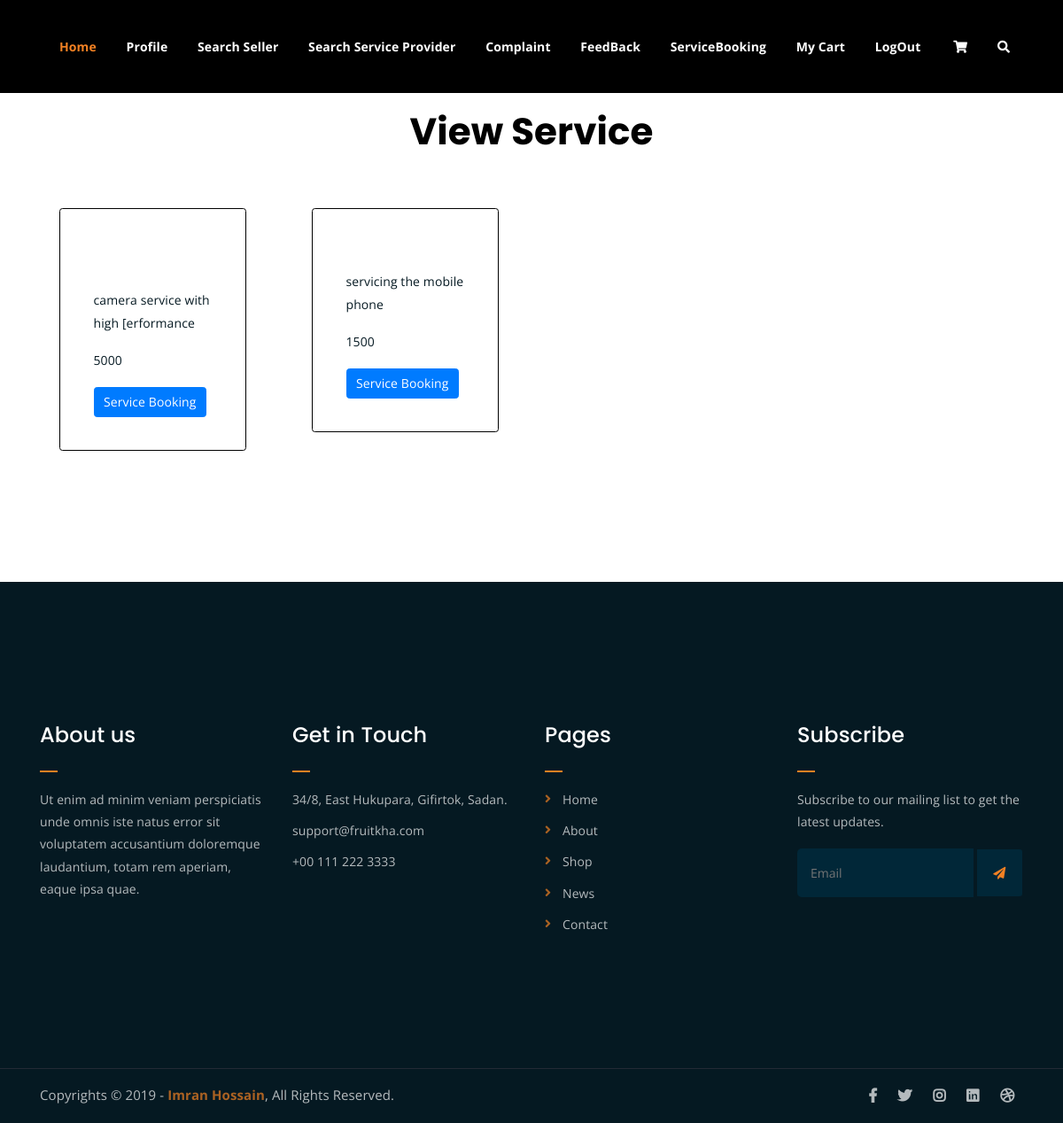
The page /User/viewservices/1 on the database its author committed.
### ServiceProvider/models.py (models this page shows)
class tbl_services(models.Model):
    name=models.CharField(max_length=50)
    rate=models.IntegerField()
    details=models.CharField(max_length=50)
    service=models.ForeignKey(tbl_service,on_delete=models.CASCADE)
    serviceprovider=models.ForeignKey(tbl_serviceprovider,on_delete=models.CASCADE)

### User/views.py (the view)
# urls.py: path('viewservices/<int:vid>',views.viewservices,name="ViewServices"),
def viewservices(request,vid):
    sdata=tbl_serviceprovider.objects.get(id=vid)
    rdata=tbl_services.objects.filter(serviceprovider=sdata)
    return render(request,"User/ViewServices.html",{'rdata':rdata})

### User/Templates/User/ViewServices.html (shortened to what this page needs)
{% extends 'User/header.html'%}
{% load static %}
{% block content %}
<!DOCTYPE html>
<html lang="en">
<head>
</head>
<body>
    <center><h2 style="color: black">View Service</h2></center>
    <form action="" method="post" id="">
        <div class="container mt-5">
            <div class="row">
                {% for i in rdata %}
                <div class="col-md-3">
                    <div class="card" style="border: 1px solid black; margin: 22px; padding: 20px;">
                        <div class="card-body">
                            <h5 class="card-title">{{ i.name }}</h5>
                            <p class="card-text">{{ i.details }}</p>
                            <p class="card-text">{{ i.rate }}</p>
                            <a href="{% url 'User:ServiceBooking' i.id %}" class="btn btn-primary">Service Booking</a>
                        </div>
                    </div>
                </div>
                {% endfor %}
            </div>
        </div>
    </form>
</body>
</html>
{% endblock content %}

### Guest/static/Main/assets/css/main.css (style rules this page uses)
html { font-size: 14px; font-weight: 400; line-height: 28px; height: 100%; }
body { font-family: "Open Sans", sans-serif; font-weight: 400; font-size: 1rem; letter-spacing: 0.1px; line-height: 1.8; color: #051922; overflow-x: hidden; }
a { cursor: pointer; text-decoration: none; -webkit-transition: all 0.2s ease-in-out; -o-transition: all 0.2s ease-in-out; transition: all 0.2s ease-in-out; }
h1, .h1, h2, .h2, h3, .h3, h4, .h4, h5, .h5, h6, .h6 { font-family: "Poppins", sans-serif; font-weight: 700; margin: 0 0 1.25rem 0; color: white; }
h1:last-child, .h1:last-child, h2:last-child, .h2:last-child, h3:last-child, .h3:last-child, h4:last-child, .h4:last-child, h5:last-child, .h5:last-child, h6:last-child, .h6:last-child { margin: 0; }
h2, .h2 { font-size: 3rem; font-weight: 700; line-height: 3.25rem; }
h5, .h5 { font-size: 1.25rem; font-weight: 700; line-height: 1.5rem; }
p { font-family: "Open Sans", sans-serif; font-weight: 400; font-size: 1rem; letter-spacing: 0.1px; line-height: 1.8; color: #051922; margin: 0 0 1.25rem 0; }
html, body { height: 100%; }

### rows shown on the page
tbl_services: details "camera service with high [erformance", rate "5000"
tbl_services: details "servicing the mobile phone", rate "1500"
